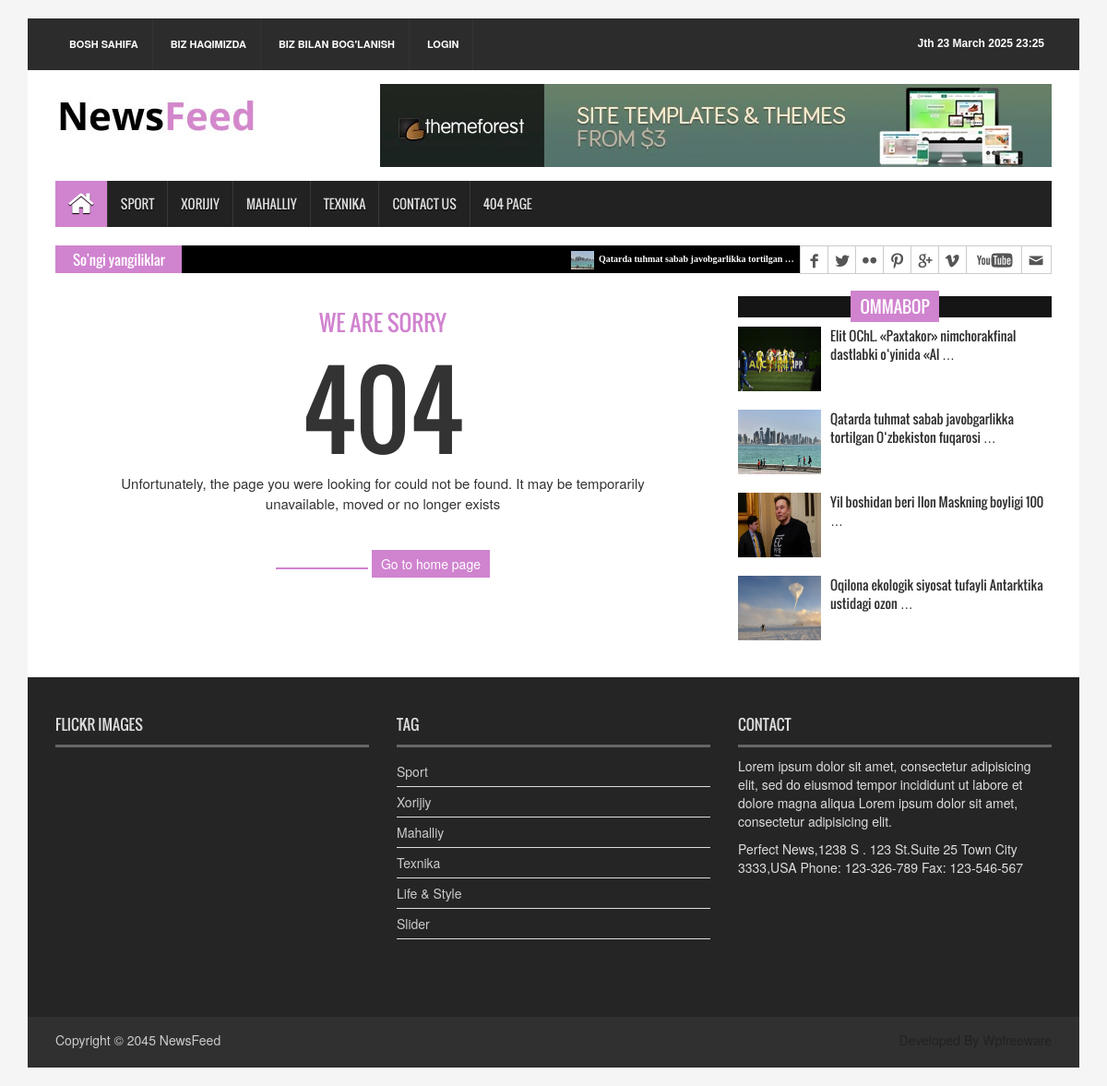
The app's page /404/ with its own data.
### news_app/models.py (models this page shows, shortened)
class Category(models.Model):
    name = models.CharField(max_length=100)

class News(models.Model):
    class Status(models.TextChoices):
        Drafted = 'DF', 'Draft'
        Published = 'PB', 'Publish'
    title = models.CharField(max_length=200)
    slug = models.SlugField(max_length=200)
    image = models.ImageField(upload_to='news/images', null=True, blank=True)
    body = models.TextField()
    category = models.ForeignKey(Category, on_delete=models.CASCADE)
    published_time = models.DateTimeField(default=timezone.now)
    created_time = models.DateTimeField(auto_now_add=True)
    updated_time = models.DateTimeField(auto_now=True)
    status = models.CharField(
        max_length=2,
        choices= Status.choices,
        default=Status.Drafted,
    )
    objects = models.Manager()  # Default manager
    published = PublishedManager()  # Custom manager
    class Meta:
        ordering = ['-published_time']
    def get_absolute_url(self):
        return reverse('detailview', kwargs={'slug': self.slug})

### news_app/context_processor.py (called while the page is built)
def global_context(request):
    return {
        'news_list' : News.published.all()[:10],
        'categories' : Category.objects.all(),
        'mahalliy_one' : News.published.filter(category__name='Mahalliy').first(),
        'sport_one' : News.published.filter(category__name='Sport').first(),
        'texnik_one' : News.published.filter(category__name='Texnika').first(),
        'xorij_one' : News.published.filter(category__name='Xorijiy').first(),
    }

### news_app/models.py (called while the page is built)
    def get_queryset(self):
        return super().get_queryset().filter(status=News.Status.Published)

### templates/news/404.html
{% extends 'news/base.html' %}
{% block content %}
<section id="contentSection">
    <div class="row">
      <div class="col-lg-8 col-md-8 col-sm-8">
        <div class="left_content">
          <div class="error_page">
            <h3>We Are Sorry</h3>
            <h1>404</h1>
            <p>Unfortunately, the page you were looking for could not be found. It may be temporarily unavailable, moved or no longer exists</p>
            <span></span> <a href="../index.html" class="wow fadeInLeftBig">Go to home page</a> </div>
        </div>
      </div>
      <div class="col-lg-4 col-md-4 col-sm-4">
        <aside class="right_content">
          <div class="single_sidebar">
            <h2><span>Ommabop</span></h2>
            <ul class="spost_nav">
                {% if sport_one %}
              <li>
                <div class="media wow fadeInDown"> <a href="{{ sport_one.get_absolute_url }}" class="media-left"> <img alt="" src="{{ sport_one.image.url }}"> </a>
                  <div class="media-body"> <a href="{{ sport_one.get_absolute_url }}" class="catg_title">{{ sport_one.title|truncatewords:7 }}</a> </div>
                </div>
              </li>
                {% endif %}
                {% if mahalliy_one %}
              <li>
                <div class="media wow fadeInDown"> <a href="{{ mahalliy_one.get_absolute_url }}" class="media-left"> <img alt="" src="{{ mahalliy_one.image.url }}"> </a>
                  <div class="media-body"> <a href="{{ mahalliy_one.get_absolute_url }}" class="catg_title">{{ mahalliy_one.title|truncatewords:7 }}</a> </div>
                </div>
              </li>
                {% endif %}
                {% if xorij_one %}
              <li>
                <div class="media wow fadeInDown"> <a href="{{ xorij_one.get_absolute_url }}" class="media-left"> <img alt="" src="{{ xorij_one.image.url }}"> </a>
                  <div class="media-body"> <a href="{{ xorij_one.get_absolute_url }}" class="catg_title">{{ xorij_one.title|truncatewords:7 }}</a> </div>
                </div>
              </li>
                {% endif %}
                {% if texnik_one %}
              <li>
                <div class="media wow fadeInDown"> <a href="{{ texnik_one.get_absolute_url }}" class="media-left"> <img alt="" src="{{ texnik_one.image.url }}"> </a>
                  <div class="media-body"> <a href="{{ texnik_one.get_absolute_url }}" class="catg_title">{{ texnik_one.title|truncatewords:7 }}</a> </div>
                </div>
              </li>
                {% endif %}
            </ul>
          </div>
        </aside>
      </div>
    </div>
  </section>
{% endblock content %}

### templates/news/base.html (shortened to what this page needs)
{% load static %}
<!DOCTYPE html>
<html lang="en">
<head>
    <link rel="stylesheet" type="text/css" href="{% static 'news/css/bootstrap.min.css' %}">
    <link rel="stylesheet" type="text/css" href="{% static 'news/css/font-awesome.min.css' %}">
    <link rel="stylesheet" type="text/css" href="{% static 'news/css/animate.css' %}">
    <link rel="stylesheet" type="text/css" href="{% static 'news/css/font.css' %}">
    <link rel="stylesheet" type="text/css" href="{% static 'news/css/li-scroller.css' %}">
    <link rel="stylesheet" type="text/css" href="{% static 'news/css/slick.css' %}">
    <link rel="stylesheet" type="text/css" href="{% static 'news/css/jquery.fancybox.css' %}">
    <link rel="stylesheet" type="text/css" href="{% static 'news/css/theme.css' %}">
    <link rel="stylesheet" type="text/css" href="{% static 'news/css/style.css' %}">
</head>
<body>
<div class="container">
    <header id="header">
    <div class="row">
      <div class="col-lg-12 col-md-12 col-sm-12">
        <div class="header_top">
          <div class="header_top_left">
            <ul class="top_nav">
              <li><a href="{% url 'index' %}">Bosh sahifa</a></li>
              <li><a href="{% url '404' %}">Biz haqimizda</a></li>
              <li><a href="{% url 'contact' %}">Biz bilan bog'lanish</a></li>
                {% if user.is_authenticated %}
                    <li><a href="{% url 'logout' %}">logout: {{ user.username }}</a></li>
                {% else %}
                    <li><a href="{% url 'login' %}">login</a></li>
                {% endif %}
            </ul>
          </div>
          <div class="header_top_right">
            <p>{% now "JS H F Y H:i" %}</p>
          </div>
        </div>
      </div>
      <div class="col-lg-12 col-md-12 col-sm-12">
        <div class="header_bottom">
          <div class="logo_area"><a href="{% url 'index' %}" class="logo"><img src="{% static 'news/images/logo.jpg' %}" alt=""></a></div>
          <div class="add_banner"><a href="{% url '404' %}"><img src="{% static 'news/images/addbanner_728x90_V1.jpg' %}" alt=""></a></div>
        </div>
      </div>
    </div>
  </header>
  <section id="navArea">
    <nav class="navbar navbar-inverse" role="navigation">
      <div id="navbar" class="navbar-collapse collapse">
        <ul class="nav navbar-nav main_nav">
          <li class="active"><a href="{% url 'index' %}"><span class="fa fa-home desktop-home"></span><span class="mobile-show">Home</span></a></li>
                {% for category in categories %}
                    <li><a href="{% url 'categoryview' category.name %}">{{ category.name }}</a></li>
                {% endfor %}
          <li><a href="{% url 'contact' %}">Contact Us</a></li>
          <li><a href="{% url '404' %}">404 Page</a></li>
        </ul>
      </div>
    </nav>
  </section>
  <section id="newsSection">
    <div class="row">
      <div class="col-lg-12 col-md-12">
        <div class="latest_newsarea"> <span>So'ngi yangiliklar</span>
          <ul id="ticker01" class="news_sticker">
              {% for news in news_list %}
            <li><a href="{{ news.get_absolute_url }}"><img src="{{ news.image.url }}" alt="image_not">{{ news.title|truncatewords:5 }}</a></li>
              {% endfor %}
          </ul>
          <div class="social_area">
            <ul class="social_nav">
              <li class="facebook"><a href="{% url '404' %}"></a></li>
              <li class="twitter"><a href="{% url '404' %}"></a></li>
              <li class="flickr"><a href="{% url '404' %}"></a></li>
              <li class="pinterest"><a href="{% url '404' %}"></a></li>
              <li class="googleplus"><a href="{% url '404' %}"></a></li>
              <li class="vimeo"><a href="{% url '404' %}"></a></li>
              <li class="youtube"><a href="{% url '404' %}"></a></li>
              <li class="mail"><a href="{% url '404' %}"></a></li>
            </ul>
          </div>
        </div>
      </div>
    </div>
  </section>
{% block content %}
{% endblock content %}
<footer id="footer">
    <div class="footer_top">
      <div class="row">
        <div class="col-lg-4 col-md-4 col-sm-4">
          <div class="footer_widget wow fadeInLeftBig">
            <h2>Flickr Images</h2>
          </div>
        </div>
        <div class="col-lg-4 col-md-4 col-sm-4">
          <div class="footer_widget wow fadeInDown">
            <h2>Tag</h2>
            <ul class="tag_nav">
                {% for category in categories %}
                    <li><a href="{% url 'categoryview' category.name %}">{{ category.name }}</a></li>
                {% endfor %}
              <li><a href="{% url '404' %}">Life &amp; Style</a></li>
              <li><a href="{% url '404' %}">Slider</a></li>
            </ul>
          </div>
        </div>
        <div class="col-lg-4 col-md-4 col-sm-4">
          <div class="footer_widget wow fadeInRightBig">
            <h2>Contact</h2>
            <p>Lorem ipsum dolor sit amet, consectetur adipisicing elit, sed do eiusmod tempor incididunt ut labore et dolore magna aliqua Lorem ipsum dolor sit amet, consectetur adipisicing elit.</p>
            <address>
            Perfect News,1238 S . 123 St.Suite 25 Town City 3333,USA Phone: 123-326-789 Fax: 123-546-567
            </address>
          </div>
        </div>
      </div>
    </div>
    <div class="footer_bottom">
      <p class="copyright">Copyright &copy; 2045 <a href="{% url 'index' %}">NewsFeed</a></p>
      <p class="developer">Developed By Wpfreeware</p>
    </div>
  </footer>
</div>
</body>
</html>

### static/news/css/li-scroller.css (style rules this page uses)
ul.newsticker { position:relative; left:750px; font:bold 10px Verdana; list-style-type:none; margin:0; padding:0 }
ul.newsticker li { float:left; margin:0; padding:0 }
ul.newsticker a { white-space:nowrap; padding:0; color:#fff; margin:0 50px 0 0 }
ul.newsticker a > img { height:20px; margin-right:5px; width:25px }

### static/news/css/theme.css (style rules this page uses)
.navbar-inverse .navbar-nav > .active > a, .navbar-inverse .navbar-nav > .active > a:hover, .navbar-inverse .navbar-nav > .active > a:focus { background-color:#d083cf }
.latest_newsarea span { background:none repeat scroll 0 0 #d083cf }
.single_sidebar > h2 span { background:none repeat scroll 0 0 #d083cf }
.error_page > h3 { color:#d083cf }
.error_page > span { background:none repeat scroll 0 0 #d083cf }
.error_page > a { background-color:#d083cf }

### records on screen
Category: name "SPORT", name "Sport"
Category: name "XORIJIY", name "Xorijiy"
Category: name "MAHALLIY", name "Mahalliy"
Category: name "TEXNIKA", name "Texnika"
News: image (picture), title "Qatarda tuhmat sabab javobgarlikka tortilgan …", title "Qatarda tuhmat sabab javobgarlikka tortilgan O‘zbekiston fuqarosi …"
News: image (picture), title "Elit OChL. «Paxtakor» nimchorakfinal dastlabki o‘yinida «Al …"
News: image (picture), title "Yil boshidan beri Ilon Maskning boyligi 100 …"
News: image (picture), title "Oqilona ekologik siyosat tufayli Antarktika ustidagi ozon …"
